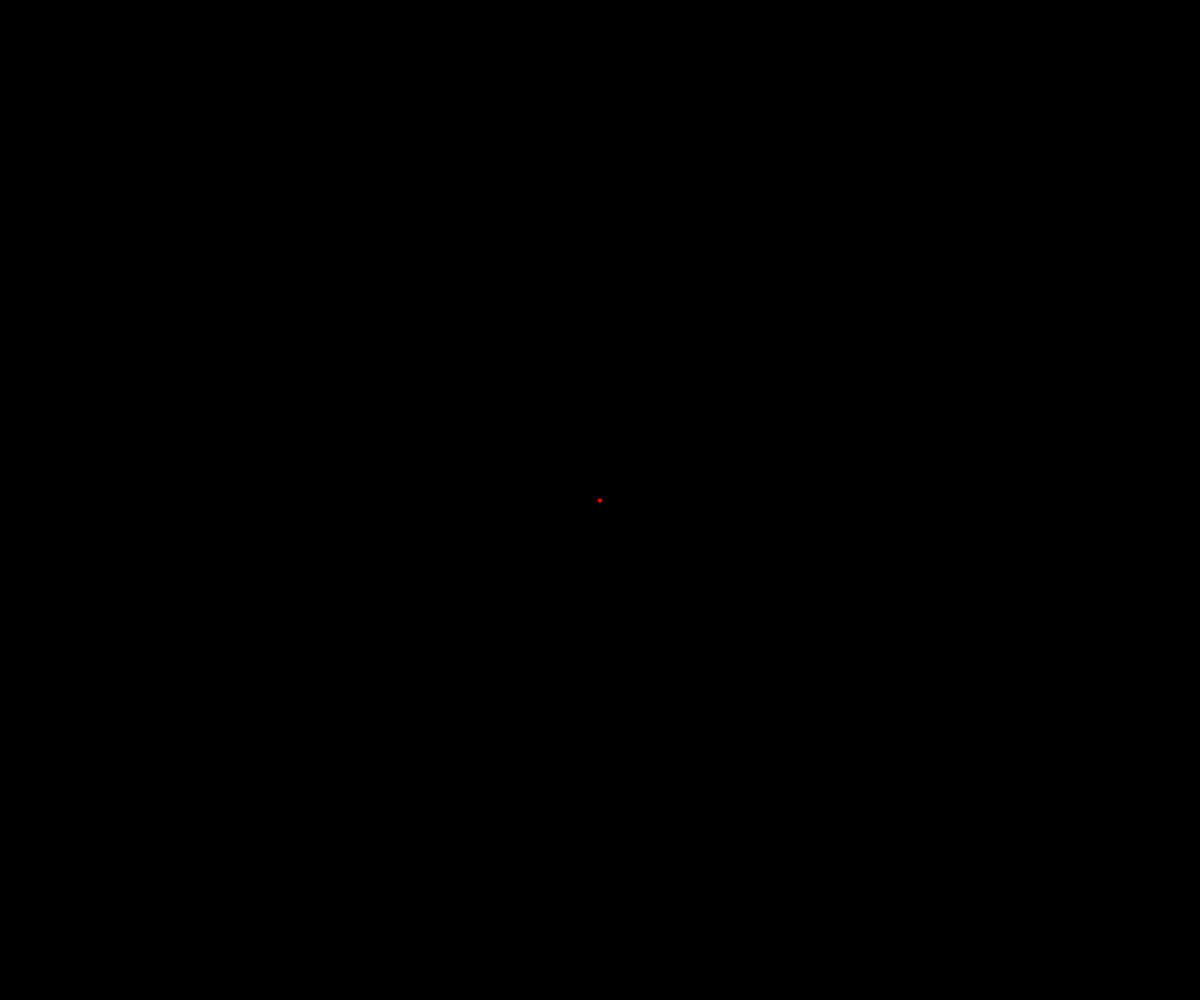
Frame 1 (no input)
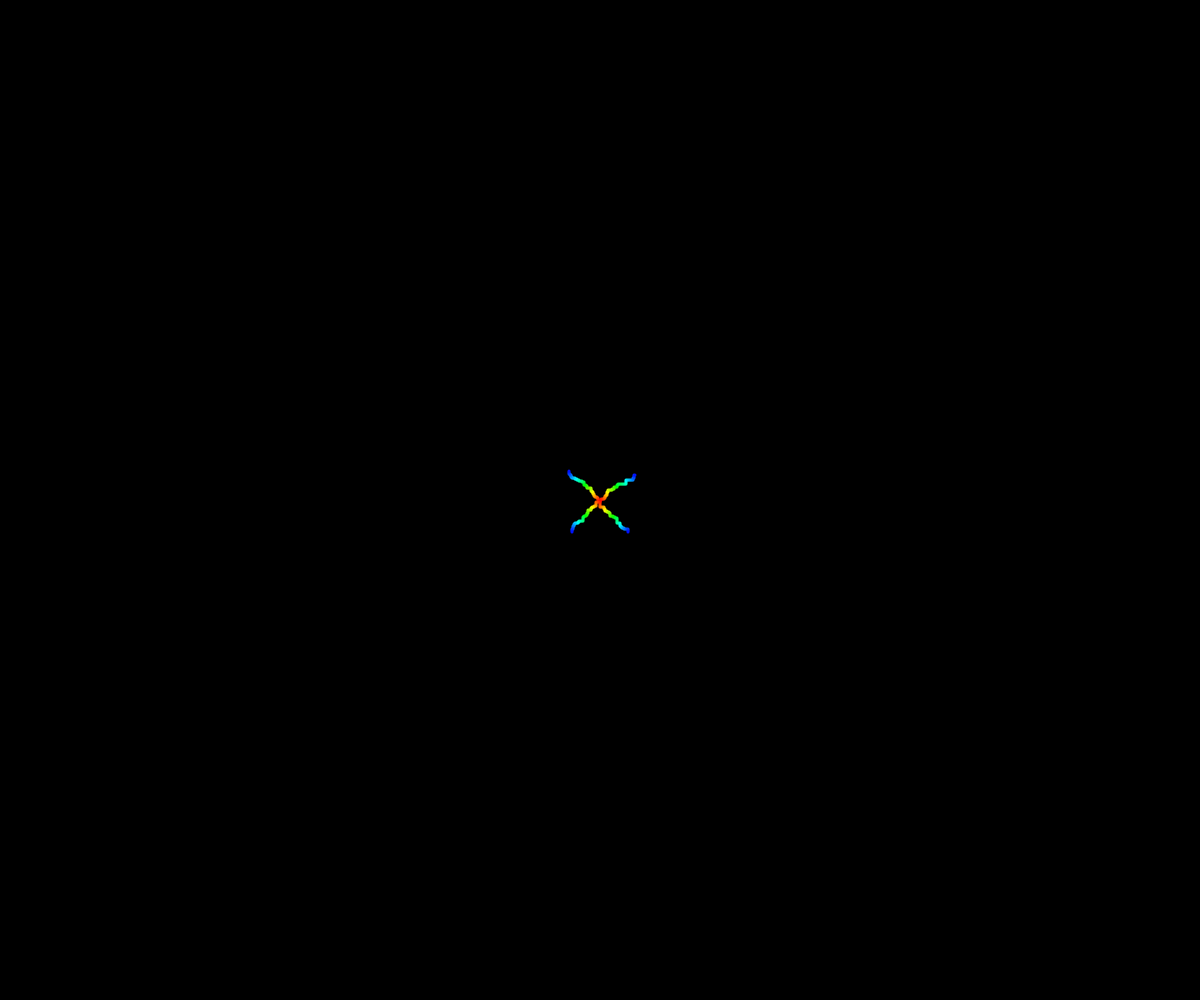
Frame 60 (no input)
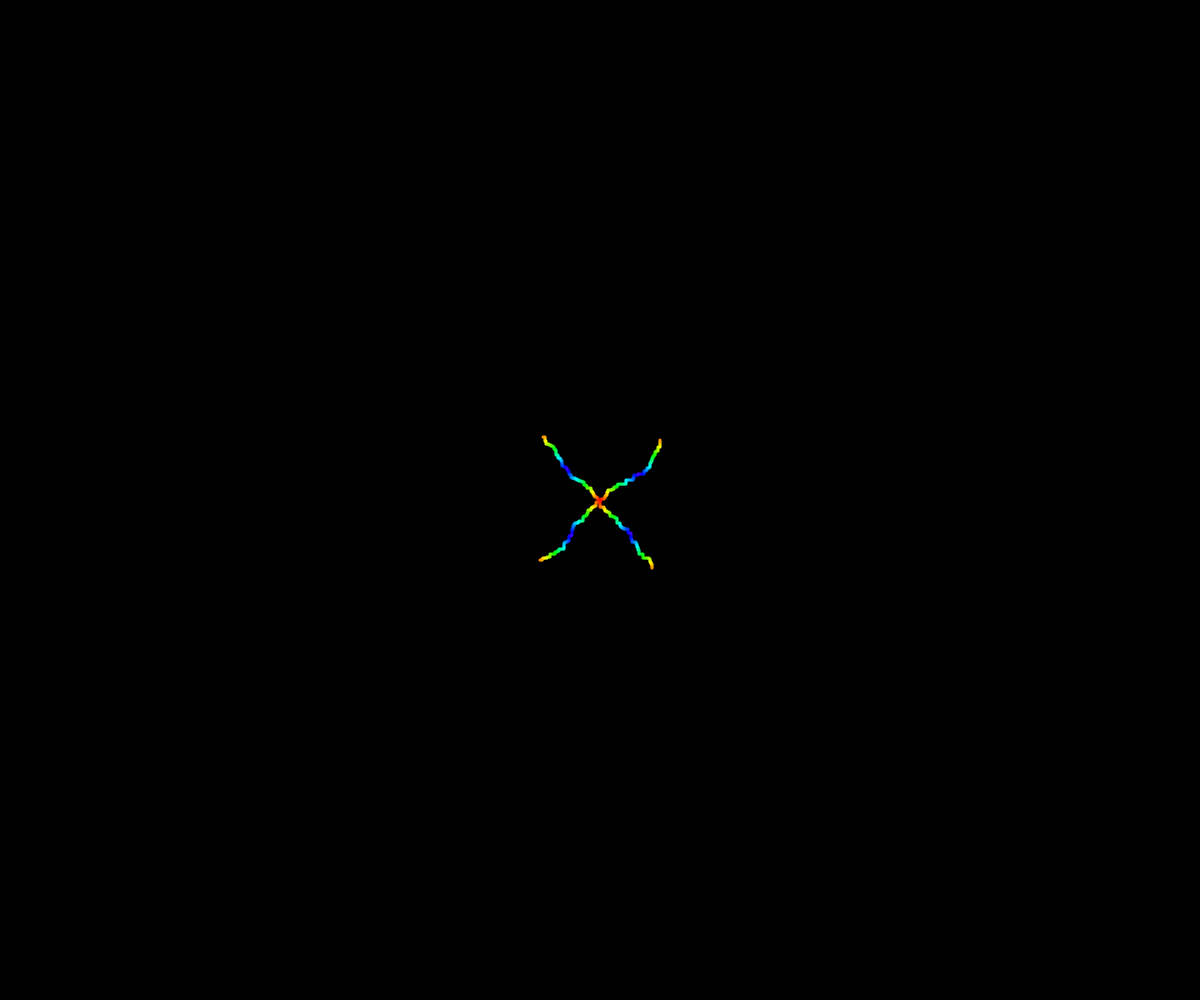
Frame 120 (the mouse pressed at the canvas centre since frame 60)

The p5.js sketch that drew these frames (run headless with seeded random() and noise() and a simulated clock; from frame 60 on, the mouse is pressed at the canvas centre):

// p5.js sketch
// ── sketch.js
let x1, x2, x3, x4, y1, y2, y3, y4;
let col = 0;
let inc = 1;

function setup() {
  createCanvas(windowWidth, windowHeight);
  background(0);
  colorMode(HSB);
  x1 = windowWidth/2;
  x2 = windowWidth/2;
  x3 = windowWidth/2;
  x4 = windowWidth/2;
  y1 = windowHeight/2;
  y2 = windowHeight/2;
  y3 = windowHeight/2;
  y4 = windowHeight/2;
}

function draw() {
  stroke(col, 255, 255);
  strokeWeight(3);    
  fissure1();
  fissure2();
  fissure3();
  fissure4();

    
}

function fissure1() {
 let rdm = random(0, 1);  //pick a random number between 0 and 1
    if (rdm > 0.5) {
        x1--;             //if that number is less than 5, move the x co-ordinate
} else { 
   y1--;                  //otherwise, move the y co-ordinate
    }
    
  point(x1, y1);           //draw the point at the new position
    
col = col + inc;         //change the colour (hue) of the point
    
    if (col > 255 || col < 0 ) {
       inc = inc*-1;
    }
    
    if (x1 < 0 || y1 < 0) {
        col = 0;
        x1 = 400;
        y1 = 400;
    }   
}

function fissure2() {
    let rdm = random(0, 1);  //pick a random number between 0 and 1
    if (rdm > 0.5) {
        x2++;             //if that number is less than 5, move the x co-ordinate
} else { 
   y2++;                  //otherwise, move the y co-ordinate
    }
    
  point(x2, y2);           //draw the point at the new position
    
col = col + inc;         //change the colour (hue) of the point
    
    if (col > 255 || col < 0 ) {
       inc = inc*-1;
    }
    
    if (x2 > width || y2 > height) {
        col = 0;
        x2 = 400;
        y2 = 400;
    }
}
    
function fissure3() {
    let rdm = random(0, 1);  //pick a random number between 0 and 1
    if (rdm > 0.5) {
        x3++;             //if that number is less than 5, move the x co-ordinate
} else { 
   y3--;                  //otherwise, move the y co-ordinate
    }
    
  point(x3, y3);           //draw the point at the new position
    
col = col + inc;         //change the colour (hue) of the point
    
    if (col > 255 || col < 0 ) {
       inc = inc*-1;
    }
    
    if (x3 > width || y3 > height) {
        col = 0;
        x3 = 400;
        y3 = 400;
    }
}
    
function fissure4() {
    let rdm = random(0, 1);  //pick a random number between 0 and 1
    if (rdm > 0.5) {
        x4--;             //if that number is less than 5, move the x co-ordinate
} else { 
   y4++;                  //otherwise, move the y co-ordinate
    }
    
  point(x4, y4);           //draw the point at the new position
    
col = col + inc;         //change the colour (hue) of the point
    
    if (col > 255 || col < 0 ) {
       inc = inc*-1;
    }
    
    if (x4 > width || y4 > height) {
        col = 0;
        x4 = 400;
        y4 = 400;
    }
}
